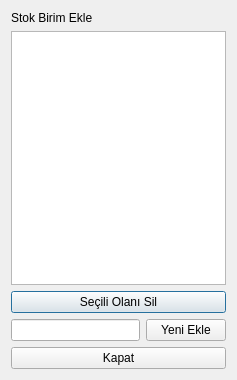
<?xml version="1.0" encoding="UTF-8"?>
<ui version="4.0">
 <class>YeniStokBirimEkleDialog</class>
 <widget class="QDialog" name="YeniStokBirimEkleDialog">
  <property name="geometry">
   <rect>
    <x>0</x>
    <y>0</y>
    <width>237</width>
    <height>380</height>
   </rect>
  </property>
  <property name="maximumSize">
   <size>
    <width>237</width>
    <height>16777215</height>
   </size>
  </property>
  <property name="windowTitle">
   <string>Stok Birim Yöneticisi</string>
  </property>
  <layout class="QVBoxLayout" name="verticalLayout">
   <item>
    <widget class="QLabel" name="label">
     <property name="text">
      <string>Stok Birim Ekle</string>
     </property>
    </widget>
   </item>
   <item>
    <widget class="QListView" name="listView">
     <property name="editTriggers">
      <set>QAbstractItemView::NoEditTriggers</set>
     </property>
     <property name="alternatingRowColors">
      <bool>true</bool>
     </property>
     <property name="selectionRectVisible">
      <bool>true</bool>
     </property>
    </widget>
   </item>
   <item>
    <widget class="QPushButton" name="pushButton_deleteSecili">
     <property name="text">
      <string>Seçili Olanı Sil</string>
     </property>
    </widget>
   </item>
   <item>
    <layout class="QHBoxLayout" name="horizontalLayout">
     <item>
      <widget class="QLineEdit" name="lineEdit_YeniBirimAdi"/>
     </item>
     <item>
      <widget class="QPushButton" name="pushButton_YeniBirimEkle">
       <property name="text">
        <string>Yeni Ekle</string>
       </property>
      </widget>
     </item>
    </layout>
   </item>
   <item>
    <widget class="QPushButton" name="pushButton_2">
     <property name="text">
      <string>Kapat</string>
     </property>
    </widget>
   </item>
  </layout>
 </widget>
 <resources/>
 <connections/>
</ui>
